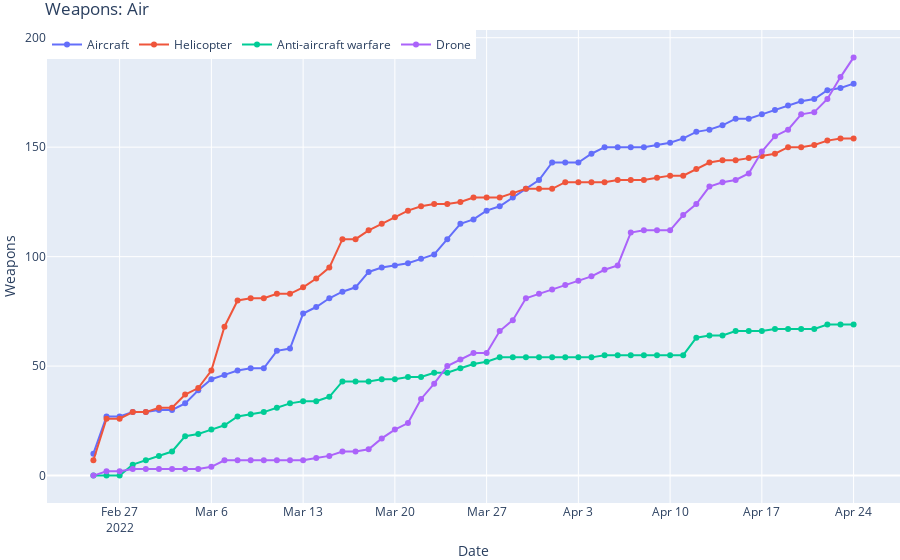

The notebook cell saved with this chart:
### Code cell
x = df_total['date']
y0 = df_total['aircraft']
y1 = df_total['helicopter']
y2 = df_total['anti-aircraft warfare']
y3 = df_total['drone']

fig = go.Figure()

fig.add_trace(go.Scatter(x=x, y=y0,
                    mode='lines+markers',
                    name='Aircraft'))
fig.add_trace(go.Scatter(x=x, y=y1,
                    mode='lines+markers',
                    name='Helicopter'))
fig.add_trace(go.Scatter(x=x, y=y2,
                    mode='lines+markers',
                    name='Anti-aircraft warfare'))
fig.add_trace(go.Scatter(x=x, y=y3,
                    mode='lines+markers',
                    name='Drone'))
fig.update_layout(legend_orientation="h",
                  legend=dict(x=0, y=1, traceorder="normal"),
                  title="Weapons: Air",
                  xaxis_title="Date",
                  yaxis_title="Weapons ",
                  margin=dict(l=0, r=0, t=30, b=0))
fig.show()
